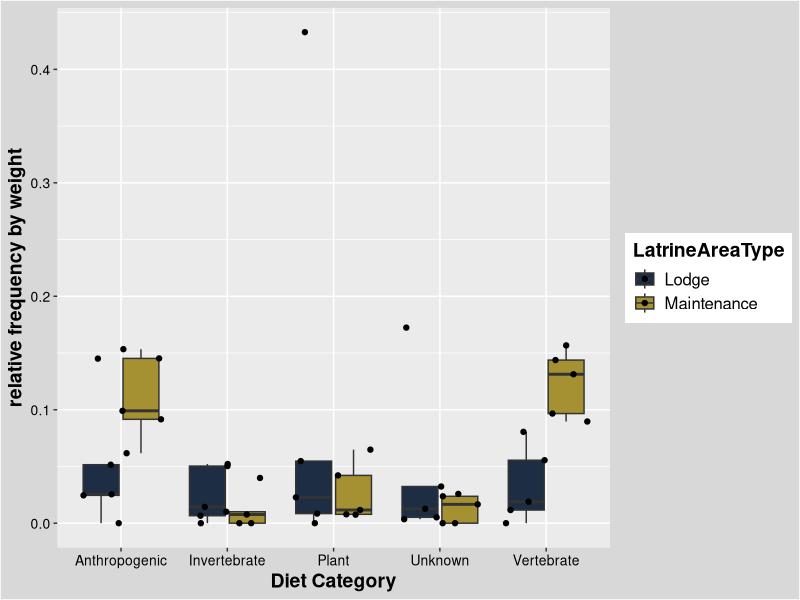
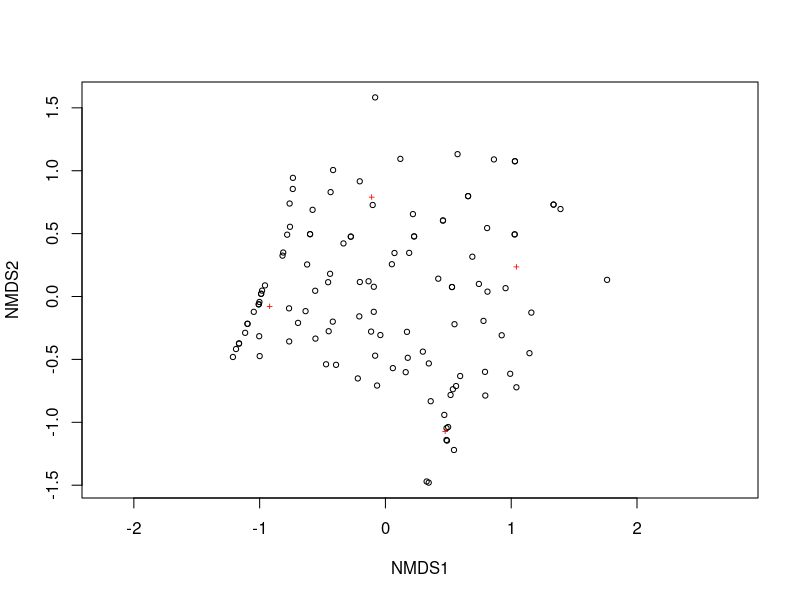
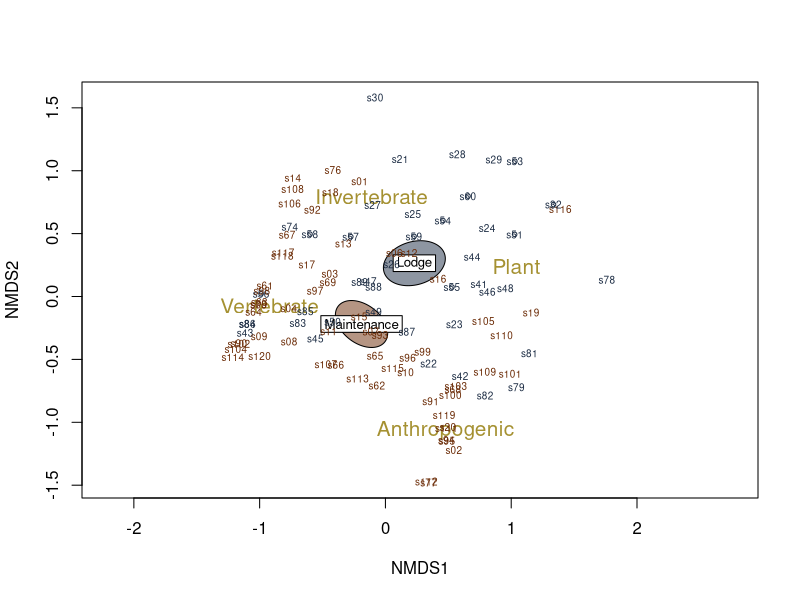
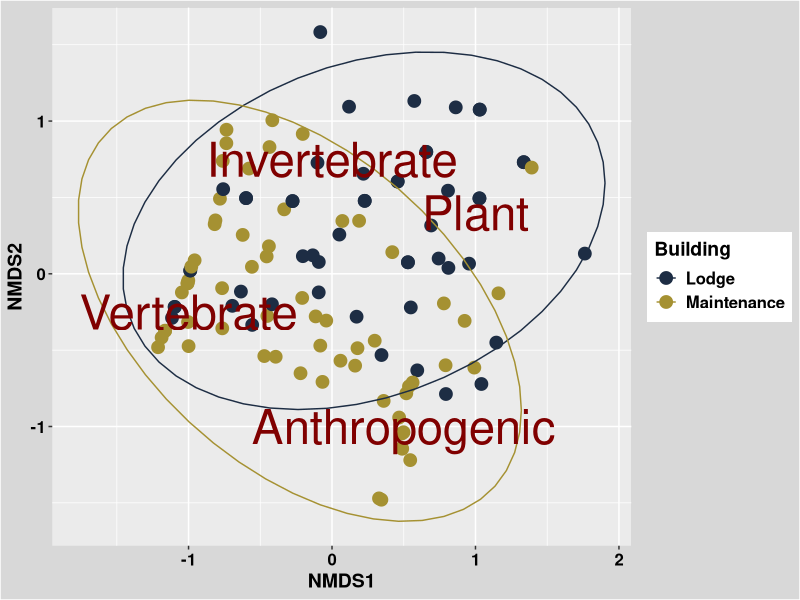
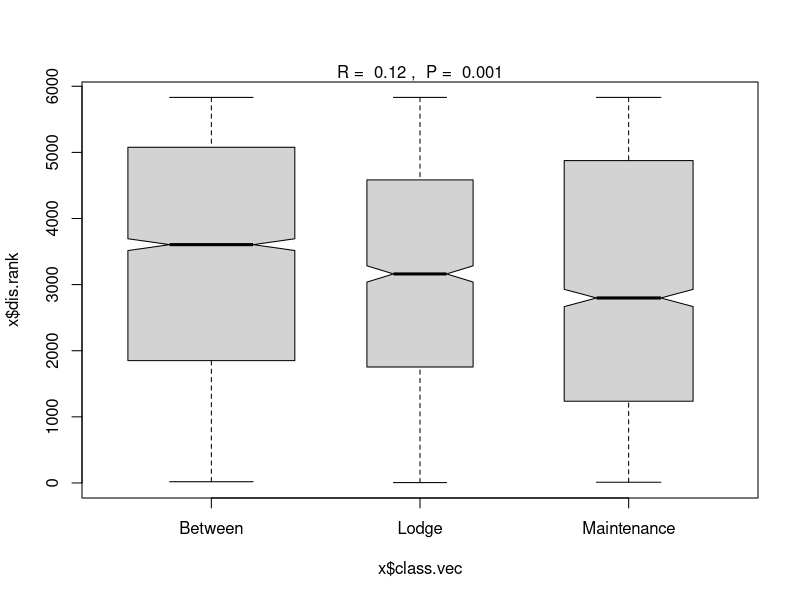
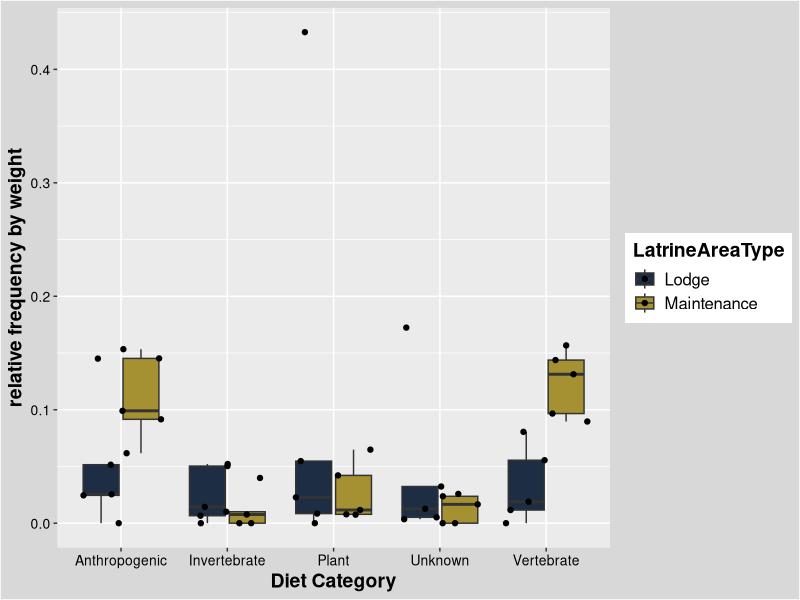
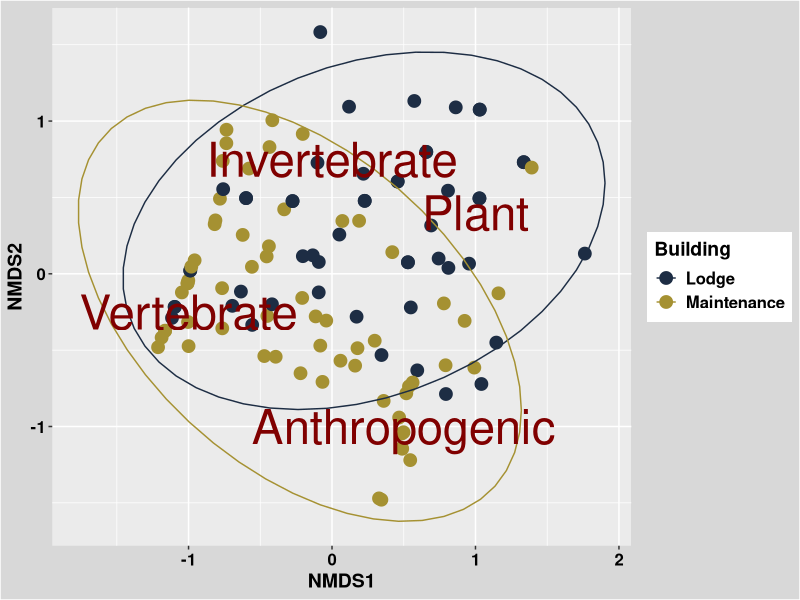

Recreate these plots in R, in order.
# create diet item NMDS plot
# load library
library(tidyverse) #for data cleaning and manipulations
library(vegan) # for NMDS analysis
library(igraph) # adj lists and matrices
`%notin%` <- Negate(`%in%`) # not in function

# read in data

# this is each latrine data
latrines <- read.csv(file = "data/ZNP-2019_Fecal_Latrines.csv") %>% 
  filter(LatrineBag != "") # filter out unassessed latrines
l_id <- latrines %>% select(Latrine, LatrineBag, LatrineAreaType) # only latrine and latrine bag column 

# this is each scat segment data 
segments <- read.csv(file = "data/ZNP-2019_Fecal_Segments.csv") %>% 
  filter(Initials != "ZB") # remove Zoe's samples as they were pooled by latrine 
seg_id <- segments %>% 
  select(Segment, segment_id)

# this is each categorical diet fragment 
data <- read.csv(file = "data/ZNP-2019_Fecal_Fragments.csv") %>% 
  filter(Initials != "ZB") # remove Zoe's samples as they were pooled by latrine 
data <- data[,1:10] # remove extra columns 
data <- left_join(data, seg_id, by = "Segment")
data <- left_join(data, l_id, by = "LatrineBag")

# Count how many segments there are per building type 

data %>% 
  group_by(LatrineAreaType) %>%
  summarise(count_segments = n_distinct(segment_id)) 

# There are 67 segments analyses from staff buildings and 57 from the lodge 

# create a edge list of segment x diet item including segment and fragment weights

seg_id <- segments %>% 
  select(segment_id,, dry_weight_g)
diet_asc <- left_join(data, seg_id, by = "segment_id") %>%
  filter(dry_weight_g != "") # filtering out incomplete segments for now 

# calculate relative frequency by weight
diet_asc$relative_weight <- diet_asc$DriedFragmentWeight / diet_asc$dry_weight_g 

# columns needed latrine 
diet_asc <- diet_asc %>% 
  select(LatrineAreaType, Latrine, segment_id, FragmentType, DriedFragmentWeight, dry_weight_g, relative_weight) # you have multiple vertebrates 
write.csv(diet_asc, file = "data/latrine-fragment-data.csv")

# sum to the so segment-fragment type is unique

segment_level <- diet_asc %>% 
  group_by(as.factor(segment_id), as.factor(FragmentType), .drop = FALSE) %>% 
  summarise(fragment_weight = sum(DriedFragmentWeight),
            segment_weight = mean(dry_weight_g)) 
# replace NaN with missing value (NA) 
segment_level$segment_weight <- ifelse(segment_level$segment_weight == "NaN", NA, segment_level$segment_weight)

segment_level <- segment_level %>%
  fill(segment_weight, .direction = "downup")

# merge in Latrine information

latrine_segment <- left_join(segments, l_id, by = "LatrineBag") %>% 
  select(Latrine,color, segment_id, LatrineAreaType)

segment_level <- left_join(segment_level, latrine_segment, by = c("as.factor(segment_id)" = "segment_id"))

# sum to the so latrine-fragment type is unique
latrine_level <- segment_level %>% 
  group_by(LatrineAreaType, color, Latrine, `as.factor(FragmentType)`) %>% 
  summarise(fragment_weight = sum(fragment_weight),
            latrine_weight = sum(segment_weight))

# calculate relative weight of the latrine (eg pooled 10 scat samples)
latrine_level$relative_weight <- latrine_level$fragment_weight / latrine_level$latrine_weight

# remove contaminant and organic to reduce clutter 
latrine_level <- dplyr::filter(latrine_level, `as.factor(FragmentType)` %notin% c("Contaminant", "Organic"))

x1 <- ggplot(latrine_level, aes(y = relative_weight, x = `as.factor(FragmentType)`, fill = LatrineAreaType)) + 
  geom_boxplot(outlier.shape = NA) + 
  geom_jitter(position=position_jitterdodge()) +
  theme(axis.text.y = element_text(colour = "black", size = 10), 
        axis.text.x = element_text(colour = "black", size = 10), 
        legend.text = element_text(size = 12, colour ="black"), 
        legend.position = "right", axis.title.y = element_text(face = "bold", size = 14), 
        axis.title.x = element_text(face = "bold", size = 14, colour = "black"), 
        legend.title = element_text(size = 14, colour = "black", face = "bold"), 
        plot.background = element_rect(fill = "#d8d8d8ff"),
        legend.key=element_blank()) + 
  labs(x = "Diet Category", colour = "Building", y = "relative frequency by weight")  + 
  scale_fill_manual(values =  c("#1D2D44", "#A59132",
                                 "#1D2D44", "#A59132", 
                                 "#1D2D44", "#A59132", 
                                 "#1D2D44", "#A59132", 
                                 "#1D2D44", "#A59132"))
x1
ggsave("figures/diet_latrine-boxplot.png") 

# columns needed for NMDS analyses
diet_asc <- diet_asc %>% select(segment_id, FragmentType, relative_weight) # you have multiple vertebrates 


# edge list to matrix
diet_matrix <- pivot_wider(diet_asc, 
                           names_from = FragmentType, 
                           values_from = relative_weight, 
                           values_fn = sum, 
                           values_fill = 0)
diet_matrix$Contaminant <- NULL
diet_matrix$Organic <- NULL
diet_matrix$Unknown <- NULL

# remove segments that contain none of the vertebrate, inverterbrate, plant, or anthropogenic categories 
diet_matrix <- diet_matrix %>% 
  filter(segment_id %notin% c("s80", "s71", "", "s72", "s73", "s75", "s121"))

# create matrix
diet_matrix <- diet_matrix %>% 
  remove_rownames %>% 
  column_to_rownames(var="segment_id") %>% 
  as.matrix()

# run NMDS plot 
set.seed(75)
diet_NMDS=metaMDS(diet_matrix, # Our segment-by-fragment type matrix
                  distance = "bray",
                  trymax =105 ) # The number of reduced dimensions

NMDS <- as.data.frame(diet_NMDS$points)
plot(diet_NMDS)
ordiplot(diet_NMDS,type="n")
str(diet_NMDS) # gives stress values

# merge in latrine variable for annotation
plotted_segments <- rownames(diet_NMDS$points) %>% as.data.frame()
plotted_segments <- left_join(plotted_segments, segments, by = c("." = "segment_id")) %>% unique()
plotted_segments <- left_join(plotted_segments, l_id, by = "LatrineBag")  %>% unique()

building=plotted_segments$LatrineAreaType # create group distinguish
colors = plotted_segments$color

#Plot convex hulls with colors baesd on treatment
ord <- ordiellipse(diet_NMDS, groups = plotted_segments$LatrineAreaType, draw="polygon", kind = "se", conf = 0.95, col = c("#1D2D44", "#6B2B06") ,label = T)
orditorp(diet_NMDS,display="species",col="#A59132",cex = 1.25, air=0.01)
orditorp(diet_NMDS,display="sites",col = colors, cex=0.6,air=0.01)


# Using ggplot 

NMDS <- cbind(NMDS, plotted_segments)
write.csv(NMDS, file = "data/diet_NMDS_output.csv")
xx = ggplot(NMDS, aes(x = MDS1, y = MDS2, col = LatrineAreaType)) + 
  theme(axis.text.y = element_text(colour = "black", size = 12, face = "bold"), 
        axis.text.x = element_text(colour = "black", face = "bold", size = 12), 
        legend.text = element_text(size = 12, face ="bold", colour ="black"), 
        legend.position = "right", axis.title.y = element_text(face = "bold", size = 14), 
        axis.title.x = element_text(face = "bold", size = 14, colour = "black"), 
        legend.title = element_text(size = 14, colour = "black", face = "bold"), 
        plot.background = element_rect(fill = "#d8d8d8ff"),
        #panel.background = element_rect(fill = "#d8d8d8ff"), panel.border = element_rect(colour = "black",fill = "#d8d8d8ff", size = 1.2),
        legend.key=element_blank()) +
  geom_point(size = 4) +
  stat_ellipse() +
  labs(x = "NMDS1", colour = "Building", y = "NMDS2")  + 
  scale_colour_manual(values = c("#1D2D44", "#A59132")) + 
  annotate("text", x = c(-1, 0, 0.5, 1), y = c(-0.25, 0.75, -1, 0.4), 
           label = c("Vertebrate","Invertebrate", "Anthropogenic", "Plant"), 
           colour = c("#800000", "#800000", "#800000", "#800000"), 
           size = c(12, 12, 12, 12))
xx
ggsave("figures/diet_NMDS.png")

# now we want to do some statistics 

anosim_building = anosim(diet_matrix, NMDS$LatrineAreaType)
anosim_building # take a look at results
summary(anosim_building)
plot(anosim_building)


adonis_building = adonis(diet_matrix ~ LatrineAreaType, NMDS)

